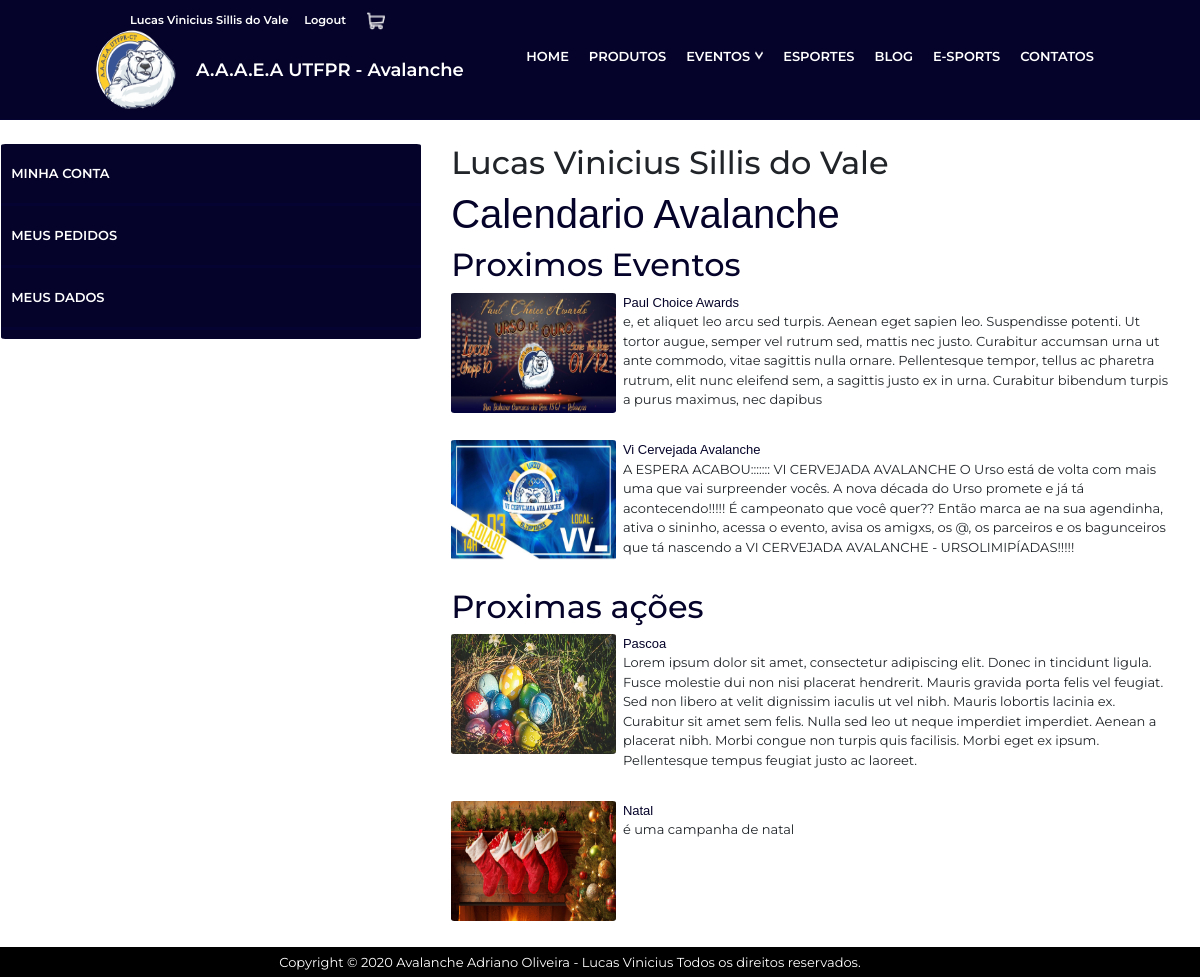
Screenshot of /MinhaConta/ (signed in) with the database file from the repository.
### Contas/models.py (models this page shows, shortened)
class user(AbstractBaseUser, PermissionsMixin):
    Cursos = (
    ('Nenhum', 'Nenhum'), ('Administração', 'Administração'), ('Arquitetura e Urbanismo', 'Arquitetura e Urbanismo'),
    ('Bacharelado em Química', 'Bacharelado em Química'),
    ('Comunicação Organizacional', 'Comunicação Organizacional'),
    ('Design', 'Design'),
    ('Educação Física', 'Educação Física'),
    ('Engenharia Ambiental e Sanitária', 'Engenharia Ambiental e Sanitária'),
    ('Engenharia Civil', 'Engenharia Civil'),
    ('Engenharia de Computação', 'Engenharia de Computação'),
    ('Engenharia de Controle e Automação', 'Engenharia de Controle e Automação'),
    ('Engenharia Elétrica', 'Engenharia Elétrica'),
    ('Engenharia Eletrônica', 'Engenharia Eletrônica'),
    ('Engenharia Mecânica', 'Engenharia Mecânica'),
    ('Engenharia Mecatrônica', 'Engenharia Mecatrônica'),
    ('Licenciatura em Física', 'Licenciatura em Física'),
    ('Licenciatura em Letras Inglês', 'Licenciatura em Letras Inglês'),
    ('Licenciatura em Letras Português', 'Licenciatura em Letras Português'),
    ('Licenciatura em Matemática', 'Licenciatura em Matemática'),
    ('Licenciatura em Química', 'Licenciatura em Química'),
    ('Sistemas da Informação', 'Sistemas da Informação'),
    ('Tecnologia em Controle e Automação', 'Tecnologia em Controle e Automação'),
    ('Tecnologia em Design Gráfico', 'Tecnologia em Design Gráfico'),
    ('Tecnologia em Radiologia', 'Tecnologia em Radiologia'),
    ('Tecnologia em Sistemas de Telecomunicação', 'Tecnologia em sistemas de Telecomunicação')
    )
    sexo =(
        ("Masculino","Masculino"),
        ("Feminino", "Feminino"),
        ("Não-Binario", "Não-Binario")
    )
    Nome_completo = models.CharField(max_length=255, null=True,unique=True,help_text="Digite o seu nome COMPLETO")
    email = models.EmailField(max_length=255, unique=True, null=True)
    is_active = models.BooleanField(default=True, null=True)
    is_staff = models.BooleanField(default=False, null=True,verbose_name='Diretor')
    Socio = models.BooleanField(default=False, null=True)
    CPF = BRCPFField(max_length=14,unique=True,blank=False,null=False)
    Data = models.DateField(auto_now_add=False,blank=True,null=True,verbose_name="Data de nascimento")
    Genero = models.CharField(max_length=255, choices=sexo, null=True,verbose_name="Sexo")
    Curso = models.CharField(max_length=255, choices=Cursos, null=True)
    Registro_Academico = models.IntegerField(blank=True,unique=True,null=True,help_text="Caso não é aluno da utfpr,deixar em Branco")
    Telefone = PhoneNumberField(null=False,blank=False,region='BR')
    termos = models.BooleanField(default=True, null=False,verbose_name="Termo de Aceite")
    timestamp = models.DateTimeField(auto_now_add=True, null=True)
    objects = UserManager()
    USERNAME_FIELD = 'email'
    REQUIRED_FIELDS = ['Nome_completo','Registro_Academico', 'CPF','Genero', 'Curso','Telefone']
    @property
    def get_socio(self):
        if self.Socio:
            socio = "Sim"
        else:
            socio="Não"
        return socio
    class Meta:
        verbose_name = 'Usuário'
        verbose_name_plural = 'Usuários'
        ordering = ['Nome_completo']

### Avalancheutfpr/models.py (models this page shows, shortened)
class eventos(models.Model):
    status = (('Ativo', 'Ativo'), ('Encerrado', 'Encerrado'),)
    name = models.CharField(max_length=30,null=False,blank=False,verbose_name='Nome')
    previa = models.TextField(null=False,blank=False,verbose_name='Prévia')
    descricao = models.TextField(null=False,blank=False,verbose_name='Descrição')
    image = StdImageField(upload_to=get_file_path, null=False, blank=False)
    slug = AutoSlugField(populate_from = 'name')
    data = models.DateField(auto_now_add=False,blank=True,null=True)
    pub_date = models.DateField(auto_now_add=True,verbose_name='Data de Publicação')
    Status = models.CharField(max_length=30, null=True, blank=True, choices=status, default='Ativo')
    class Meta:
        verbose_name = 'Evento'
        verbose_name_plural = 'Eventos'
        ordering = ['-pub_date']

class campanhas(models.Model):
    status = (('Ativo', 'Ativo'), ('Encerrado', 'Encerrado'),)
    name = models.CharField(max_length=30,null=False,blank=False,verbose_name='Nome')
    previa = models.TextField(null=False, blank=False, verbose_name='Prévia')
    descricao = models.TextField(null=False,blank=False,verbose_name='Descrição')
    local = models.CharField(max_length=255)
    image = StdImageField(upload_to=get_file_path, null=False, blank=False)
    QRcode = StdImageField(upload_to=get_file_path, null=True, blank=True)
    slug = AutoSlugField(populate_from='name')
    data = models.DateField(auto_now_add=False, blank=True, null=True,verbose_name='Data de Realização')
    pub_date = models.DateField(auto_now_add=True,verbose_name='Data de publicação')
    Status = models.CharField(max_length=30, null=True, blank=True, choices=status, default='Ativo')
    class Meta:
        verbose_name= 'Ação Social'
        verbose_name_plural = 'Ações Sociais'
        ordering = ['-pub_date']

### Contas/views.py (the view)
# urls.py: path('MinhaConta/',Minha_Conta,name = 'Minha_Conta'),
@login_required
def Minha_Conta(request):
    if request.user.is_authenticated:
        Eventos = eventos.objects.all().order_by('-pub_date')
        Campanhas = campanhas.objects.all().order_by('-pub_date')
        context = {}
        context['Eventos'] = Eventos
        context['Campanhas'] = Campanhas
        return render(request,'Minha_Conta.html',context)
    return redirect('Login')

### Contas/templates/Minha_Conta.html (shortened to what this page needs)
{% extends 'Base.html' %}
{% load static %}
{%load bootstrap4 %}
{%block body%}
<div class="account-name">
</div>
<div class="minha-conta">
    <div class="account-options">
        <ul>
            <li><a href="{% url 'Minha_Conta' %}">Minha Conta</a></li>
            <li><a href="{% url 'Meus_Pedidos'%}">Meus Pedidos</a></li>
            <li><a href="{% url 'Meus_Dados' %}">Meus Dados</a></li>
        </ul>
    </div>
    <div class="account-info">
        <h2>{{user.Nome_completo}}</h2>
        <h1>Calendario Avalanche</h1>
        <div class="account-events">
            <h2>Proximos Eventos</h2>
            {%for evento in Eventos %}
                <section class="account-section">
                    <div class="account-section-image">
                       <img src="{{evento.image.url}}">
                    </div>
                    <div class="account-section-info">
                        <a href="{%url 'Eventos_View' evento.slug %}">{{evento.name}}</a>
                        <p>{{evento.previa}}</p>
                    </div>
                </section>
            {%endfor%}
        </div>
        <div class="account-social">
            <h2>Proximas ações</h2>
            {%for campanha in Campanhas %}
                <section class="account-section">
                    <div class="account-section-image">
                       <img src="{{campanha.image.url}}">
                    </div>
                    <div class="account-section-info">
                        <a href="{%url 'Campanhas_View' campanha.slug %}">{{campanha.name}}</a>
                        <p>{{campanha.previa}}</p>
                    </div>
                </section>
            {%endfor%}
        </div>
    </div>
</div>
{%endblock%}

### Avalancheutfpr/templates/Base.html (shortened to what this page needs)
{% load static %}
{%load bootstrap4 %}
<html>
	<head>
        {% bootstrap_css %}
		<link href="{% static 'css/style.css' %}" rel="stylesheet"/>
	</head>
	<body>
		<header>
            {%if user.is_authenticated%}
            <div class="adicional">
            <div class="usuario"><pre><a href="{%url 'Minha_Conta'%}">{{user.Nome_completo}}</a>     <a href="{%url 'Logout'%}">Logout</a> </pre></div>
            <a href="{% url 'Carrinho'%}"><div class="cart-icon"><img src="{% static 'assets/Cart.png' %}"></div></a>
            </div>
            {%else%}
    <div class="adicional">
        <div class="usuario"><pre><a href="{%url 'Login'%}">Login</a>     <a href="{%url 'Cadastro'%}">Cadastre-se</a></pre></div>
        <a href="{% url 'Carrinho'%}"><div class="cart-icon"><img src="{% static 'assets/Cart.png' %}"></div></a>
    </div>
            {%endif%}
    <div class="header">
        <div class="logo">
            <div class="logoimg"><a href="{% url 'Home'%}"><img src="{%static 'assets/logo.png'%}"></a></div>
        </div>
        <div class="logo-texto"><a href="{% url 'Home'%}">A.A.A.E.A UTFPR - Avalanche</a></div>
        <div class="menu">
             <nav class="menu_nav">
                <ul>
                    <li ><a href="{% url 'Home' %}">Home</a></li>
                    <li><a href="{% url 'Produtos'%}">Produtos</a></li>
                    <li><a class="submenu_active">Eventos<img src="{% static 'assets/seta-baixo.png'%}"></a>
                    </li>
                    <li><a href="{% url 'Esportes'%}">Esportes</a></li>
                    <li><a href="{% url 'Blog'%}">Blog</a></li>
                    <li><a href="{% url 'E-sports'%}">E-Sports</a></li>
                    <li><a href="{% url 'Contatos'%}">Contatos</a></li>
                </ul>
            </nav>
        </div>
    </div>
    </header>
		{%block body%}
		{%endblock%}
		<footer>
    <div class="footer--area">
        <div class="footer--item">
                Copyright © 2020  Avalanche Adriano Oliveira - Lucas Vinicius Todos os direitos reservados.
        </div>
    </div>
</footer>
	</body>
</html>

### Avalancheutfpr/static/css/style.css (style rules this page uses)
* { margin:0; padding:0; box-sizing:border-box; }
body { font-family:'Montserrat', Arial, Helvetica, sans-serif; font-size:13px; overflow-x:hidden; }
header { height:120px; background-color:#050329 ; color:#FFF; position: sticky; top: 0; border-bottom:1px solid #050331; }
.adicional { max-width:1140px; height:20px; margin:auto; padding-top: 12px; display:flex; }
.adicional .usuario a, .adicional .usuario pre { text-decoration: none; font-weight: 600; font-family:'Montserrat', Arial, Helvetica, sans-serif; color: #FFF; }
.adicional .usuario { margin-left: 100px; }
.adicional img { width: 18px; height: 18px; margin-left: 100%; }
.header { width:100%; height:100px; padding: 0 8%; 0 8%; display:flex; align-items:center; }
.logo { width:100px; }
.logoimg img { width:80px; height:80px; background-color:#050329; border-radius:40px; }
.logo-texto { font-size: 18px; font-weight: 600; }
.logo-texto a { text-decoration:None; color:white; }
.menu { flex:1; display:flex; justify-content: flex-end; }
.menu li { list-style:none; }
.menu ul { display:flex; position:relative; }
.menu li a { display:flex; color:#FFF; text-transform: uppercase; font-weight: 600; text-decoration: none; width:auto; padding-left:10px; padding-right:10px; height:30px; border-bottom:5px solid #050329; }
.submenu_active img { margin-top:2.5%; }
nav img { width: 13px; height: 13px; padding-left: 5px; }
footer { background-color:#000; }
.footer--item { display: flex; justify-content: center; max-width:1140px; height: 30px; line-height: 30px; color:#FFF; font-size:13px; padding:0 10px 0 10px; }
.account-name { padding-top:1%; text-align:center; }
.minha-conta { min-height:78vh; display:flex; flex-direction:row; }
.account-options { border-radius:1%; background-color:#050329; margin:1% 2% 1% 0.1%; width:35%; height:15em; display:flex; }
.account-options ul { display:flex; flex-direction:column; width:100%; height:100%; }
.account-options li { list-style:none; }
.account-options li a { display:flex; color:#FFF; text-transform: uppercase; font-weight: 600; text-decoration: none; padding-left:10px; padding-right:10px; height:62px; width:100%; align-items:center; border-bottom:3px solid #050331; }
.account-info { margin:1% 1% 1% 0.5%;; width:60%; height:auto; }
.account-info h1 { font-family:'Road_Rage', Arial, Helvetica, sans-serif; color:#050329; }
.account-social h2 { color:#050329; }
.account-events h2 { color:#050329; }
.account-section { display:flex; flex-direction:row; margin-bottom:2%; }
.account-section-image { width:30%; height:120px; margin-right:1%; }
.account-section-image img { width:100%; height:100%; border-radius:2%; }
.account-section-info { width:100%; }
.account-section-info a { text-decoration:none; font-family:'Road_Rage', Arial, Helvetica, sans-serif; color:#050329; }

### rows the page displays
user: Nome_completo "Lucas Vinicius Sillis do Vale"
eventos: image (picture), name "Paul Choice Awards", previa "e, et aliquet leo arcu sed turpis. Aenean eget sapien leo. Suspendisse potenti. Ut tortor augue, semper vel rutrum sed, mattis nec justo. Curabitur accumsan urna ut ante commodo, vitae sagittis nulla ornare. Pellentesque tempor, tellus ac pharetra rutrum, elit nunc eleifend sem, a sagittis justo ex in urna. Curabitur bibendum turpis a purus maximus, nec dapibus"
eventos: image (picture), name "Vi Cervejada Avalanche", previa "A ESPERA ACABOU::::::: VI CERVEJADA AVALANCHE O Urso está de volta com mais uma que vai surpreender vocês. A nova década do Urso promete e já tá acontecendo!!!!! É campeonato que você quer?? Então marca ae na sua agendinha, ativa o sininho, acessa o evento, avisa os amigxs, os @, os parceiros e os bagunceiros que tá nascendo a VI CERVEJADA AVALANCHE - URSOLIMIPÍADAS!!!!!"
campanhas: image (picture), name "Pascoa", previa "Lorem ipsum dolor sit amet, consectetur adipiscing elit. Donec in tincidunt ligula. Fusce molestie dui non nisi placerat hendrerit. Mauris gravida porta felis vel feugiat. Sed non libero at velit dignissim iaculis ut vel nibh. Mauris lobortis lacinia ex. Curabitur sit amet sem felis. Nulla sed leo ut neque imperdiet imperdiet. Aenean a placerat nibh. Morbi congue non turpis quis facilisis. Morbi eget ex ipsum. Pellentesque tempus feugiat justo ac laoreet."
campanhas: image (picture), name "Natal", previa "é uma campanha de natal"
